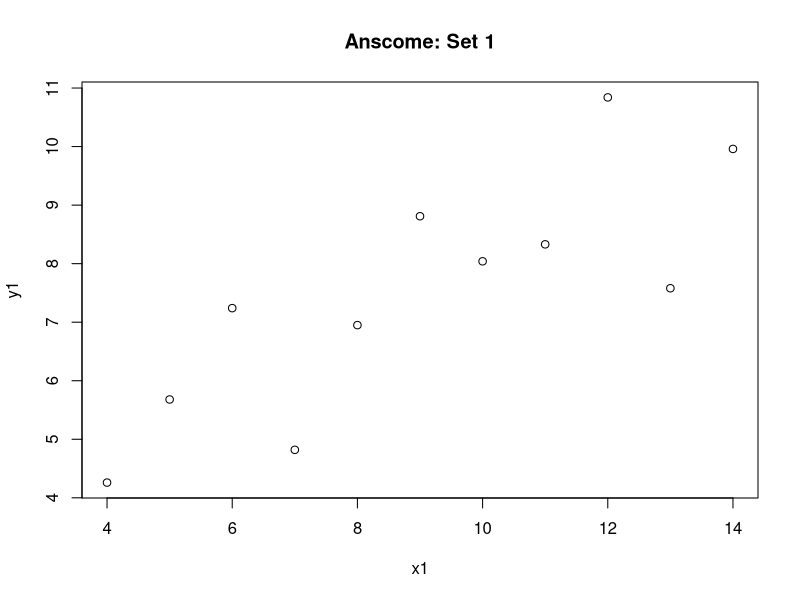

Source code (R): (Note: this script raises an error after producing the figure.)
## #############################################################################
## example-linear.R
##
## Uses Anscombe's Quartet to Introduce Linear Regression in R
##
## #############################################################################



## Load Data -------------------------------------------------------------------
## The Anscombe Quartet is built into R
data(anscombe)
anscombe

## To see other data available in R / R Packages on your machine:
data()



## Many Ways To View An Object -------------------------------------------------
attributes(anscombe)

summary(anscombe)

str(anscombe)

View(anscombe)

head(anscombe)

tail(anscombe)



## Descriptive Statistics ------------------------------------------------------
## It is easy to get the average for each column
## Note: The average is (essentially) identical for each column
colMeans(anscombe)

## It is less easy to get the standard deviation
## Note: The standard deviation is also (essentially) identical
cbind(x1 = sd(anscombe$x1),
      x2 = sd(anscombe$x2),
      x3 = sd(anscombe$x3),
      x4 = sd(anscombe$x4)
      )



## Correlation -----------------------------------------------------------------
## To test for correlation, we just have to declare x and y from a single set.
## You don't have to label the inputs "x =" and "y =", R assumes you will do
## this. I'm putting them in here explicitly for demonstrative purposes.
cor.test(x = anscombe$x1, y = anscombe$y1)



## Scatterplot! Set 1 ----------------------------------------------------------
plot(anscombe$x1, anscombe$y1, main="Anscome: Set 1", xlab="x1", ylab="y1")



## Your Turn! ------------------------------------------------------------------
## Are the correlations of Sets 2 - 4 the same?
cor.test()

## What can you learn from:
?cor.test

## Can you reproduce the other scatterplots from Wikipedia?
plot()



## Linear Regression (Set 1) ---------------------------------------------------
## We don't have a x var and a y var any more. We have a var called formula.
## cor.test can have only two inputs. A linear regression can have many.
## R uses the formula syntax y~x (y as explained by x) to handle this
## complexity.
m1 <- lm(formula=anscombe$y1~anscombe$x1)
m1

## See ?formula to learn more about the R formula syntax for multiple regression.


## Many Ways To View An Object -------------------------------------------------
## This time, we can see different ways to see a model.

attributes(m1)

summary(m1)

str(m1)

head(m1)

tail(m1)



## Visualize! Set 1 ------------------------------------------------------------
## Same scatterplot as before. This adds the linear model, m1.
plot(anscombe$x1, anscombe$y1, main="Anscome: Set 1 w/ Model in Red", xlab="x1", ylab="y1")
abline(m1, col="red")



## Evaluating The Model - QQ Plot ----------------------------------------------
## It is easy to get a standard QQ Plot of the model.
qqplot(anscombe$x1,anscombe$y1)
abline(m1, col="red")



## Your Turn! ------------------------------------------------------------------
## But R can do more than just a QQ plot to explore a model.
plot(m1)

## If you made other models, take a moment to explore and compare them now.
plot()



## Exporting Graphics ----------------------------------------------------------
## Exports the QQ Plot grapic shown previously for Set 1.
## Exports the file as a PNG file, in the CWD.
png("qq-anscombe-1.png")
qqplot(anscombe$x1, anscombe$y1, main="Anscome: Set 1 w/ Model in Red", xlab="x1", ylab="y1")
abline(m1, col="red")
dev.off()

